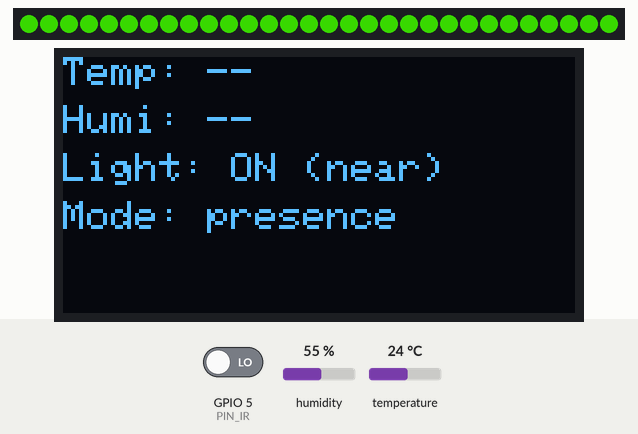
Simulated run of this sketch. Board: ESP32. Parts: 30 RGB LEDs in strip order, left to right, 128×64 one-colour display. The inputs (shaded band) are chosen by the test bench; at power-on: GPIO 5 (PIN_IR) LOW, temperature 24 °C, humidity 55 %. Dim RGB values are drawn brighter than linear; what the sketch prints to the serial monitor is not drawn.

Above: at 2.0 s.
2.1 s: GPIO 5 (PIN_IR) driven HIGH
At 3.6 s:
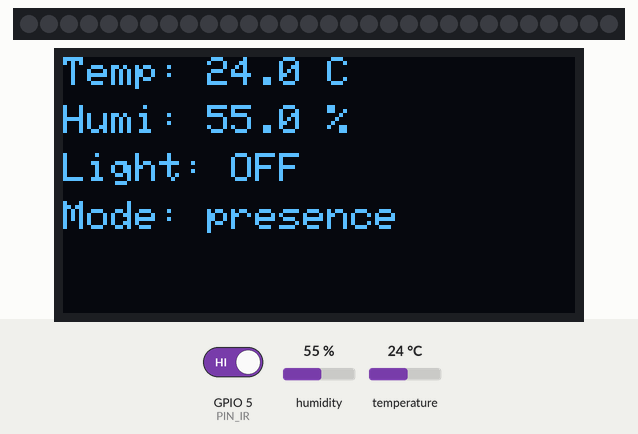
4.5 s: GPIO 5 (PIN_IR) driven LOW
At 6.3 s:
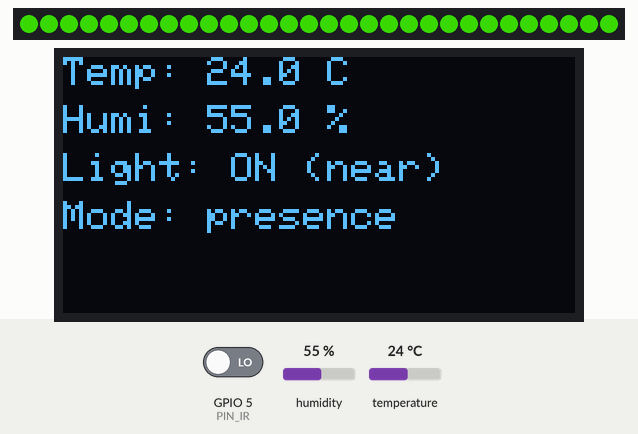
6.6 s: temperature set to 12 °C
At 8.5 s:
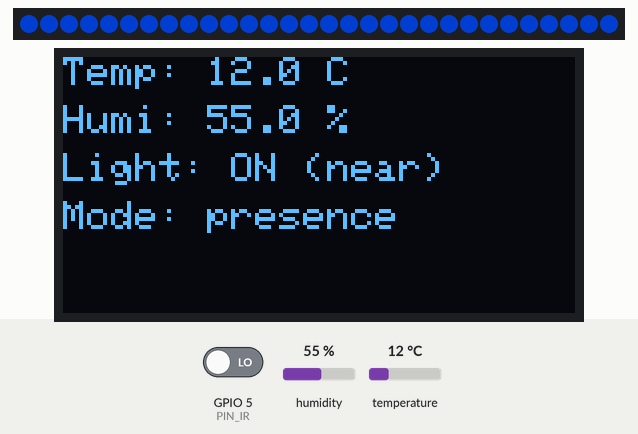
9.6 s: temperature set to 28 °C
At 11.0 s:
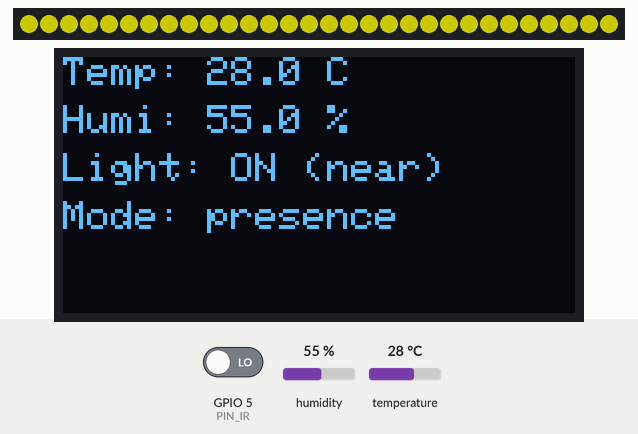
11.6 s: temperature set to 33 °C
At 13.3 s:
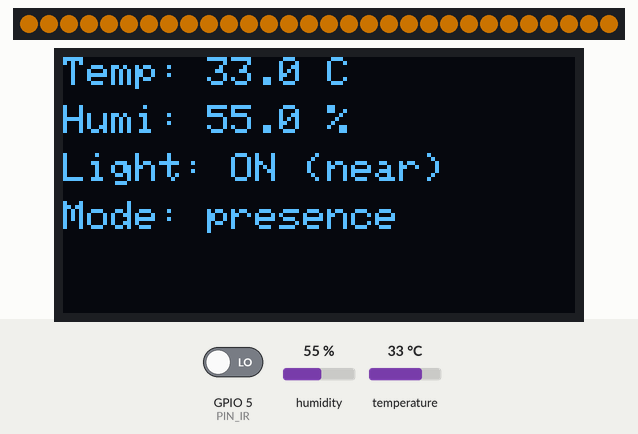
13.6 s: temperature set to 41 °C
At 14.7 s:
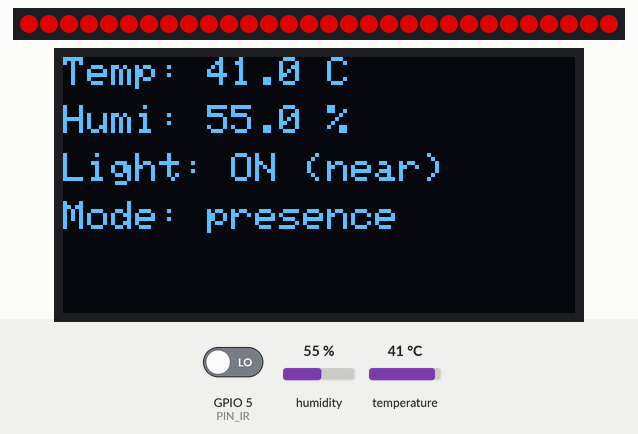
Timing chart, 0 to 16.6 s (numbered marks = the images above; inputs shaded):
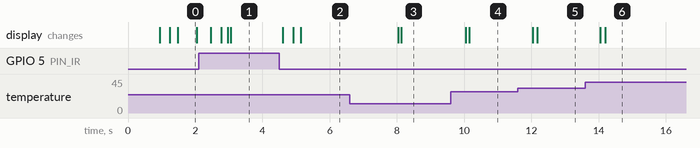

The sketch:

AmbientFrame.ino
```cpp
/*
 * Ambient Frame —— 手势交互氛围画框
 * 主控: ESP32-WROOM-32
 * 光源: WS2812B RGB 灯带
 * 传感器: DHT11 (温度/湿度), 红外避障模块 (靠近检测)
 * 显示: 0.96" SPI SSD1306 OLED (128x64)
 *
 * 库依赖(全部为本地已安装库):
 *   FastLED / Adafruit_SSD1306(+GFX+BusIO) / DHT sensor library for ESPx (DHTesp)
 *
 * 功能:
 *   1. 红外避障模块控制开关灯 —— 靠近开 / 离开关 (默认), 也可切换为每次靠近翻转
 *   2. DHT11 温度实时映射为灯光颜色 —— 冷(蓝) -> 暖(红)
 *   3. OLED 显示温湿度与灯光状态
 */

#include <Arduino.h>
#include <FastLED.h>
#include <DHTesp.h>
#include <Adafruit_SSD1306.h>

// ===================== 引脚定义 =====================
#define PIN_LED   12    // WS2812B 数据线 DIN
#define PIN_DHT   27    // DHT11 数据线 DATA (S)
#define PIN_IR    5     // 红外避障模块 OUT (数字输出)

#define OLED_SCK  18    // SSD1306 SCK/CLK (DO)
#define OLED_MOSI 14    // SSD1306 MOSI/DATA (D1)
#define OLED_CS   26    // SSD1306 CS
#define OLED_DC   17    // SSD1306 DC (数据/命令切换)
#define OLED_RES  16    // SSD1306 RES/RST

// ===================== 灯带参数 =====================
#define NUM_LEDS        30    // 灯珠数量, 按实际修改
#define LED_BRIGHTNESS  200   // 最大亮度 (0-255)

// ===================== 交互模式 =====================
#define MODE_PRESENCE   0     // 靠近亮, 离开灭
#define MODE_TOGGLE     1     // 每次靠近翻转一次开关
#define INTERACT_MODE   MODE_PRESENCE

// 大多数红外避障模块输出"低电平"表示检测到障碍; 如果你的模块相反, 改成 HIGH
#define IR_ACTIVE_LEVEL LOW

#define DEBOUNCE_MS     80     // 红外信号去抖时间
#define OFF_DELAY_MS    1500   // 离开后延迟熄灭(Presence 模式), 防手在边界来回抖动
#define FADE_STEP       8      // 亮度渐变步进(数值越大越干脆, 越小越柔和)

// ===================== 温度 -> 颜色映射 =====================
#define TEMP_MIN  10.0f       // 低于此温度 => 纯冷色(蓝)
#define TEMP_MAX  40.0f       // 高于此温度 => 纯暖色(红)
#define HUE_COLD  160         // 蓝
#define HUE_HOT   0           // 红 (HUE 从 160 降到 0, 经过青->绿->黄->红)

CRGB  leds[NUM_LEDS];
DHTesp dht;
Adafruit_SSD1306 display(128, 64, OLED_MOSI, OLED_SCK, OLED_DC, OLED_RES, OLED_CS);

// ===================== 运行状态 =====================
bool        nearState      = false;   // 红外: 是否靠近(已去抖)
bool        rawNear        = false;   // 红外: 原始读数
unsigned long lastNearChange = 0;
unsigned long lastNearMs     = 0;     // 最后一次靠近的时刻
bool        lightOn        = false;   // 灯光目标状态
uint8_t     currentBright  = 0;       // 当前实际亮度

float       lastTemp = NAN, lastHumi = NAN;
unsigned long lastDhtRead   = 0;
unsigned long lastOledUpdate = 0;

void readIR();
void readDHT();
void updateLight();
void updateOled();

void setup() {
  Serial.begin(115200);
  Serial.println("Ambient Frame boot");

  FastLED.addLeds<WS2812B, PIN_LED, GRB>(leds, NUM_LEDS);
  fill_solid(leds, NUM_LEDS, CRGB::Black);
  FastLED.show();

  dht.setup(PIN_DHT, DHTesp::DHT11);
  pinMode(PIN_IR, INPUT);

  display.begin(SSD1306_SWITCHCAPVCC);
  display.clearDisplay();
  display.setTextSize(1);
  display.setTextColor(SSD1306_WHITE);
  display.setCursor(0, 16);
  display.println("Ambient Frame");
  display.setCursor(0, 32);
  display.println("starting...");
  display.display();
  delay(800);
}

void loop() {
  readIR();
  readDHT();
  updateLight();
  updateOled();
  FastLED.show();
  delay(20);
}

// 读取红外避障模块, 带去抖, 触发开关逻辑
void readIR() {
  bool raw = (digitalRead(PIN_IR) == IR_ACTIVE_LEVEL);

  if (raw != rawNear) {           // 记录电平变化的时刻, 用于去抖
    rawNear = raw;
    lastNearChange = millis();
  }

  if (millis() - lastNearChange >= DEBOUNCE_MS) {
    if (raw && !nearState) {      // 靠近(上升沿)
      nearState  = true;
      lastNearMs = millis();
#if INTERACT_MODE == MODE_TOGGLE
      lightOn = !lightOn;
#else
      lightOn = true;
#endif
      Serial.println("Near detected");
    } else if (!raw && nearState) {
      nearState = false;
      Serial.println("Away");
    }
  }
}

// 每 2 秒读取一次 DHT11(该传感器读取间隔不能小于 1~2s)
void readDHT() {
  if (millis() - lastDhtRead < 2000) return;
  lastDhtRead = millis();

  TempAndHumidity th = dht.getTempAndHumidity();
  if (dht.getStatus() == DHTesp::ERROR_NONE) {
    lastTemp = th.temperature;
    lastHumi = th.humidity;
  }
}

// 根据温度计算颜色, 根据灯光状态做亮度渐变, 填充灯带
void updateLight() {
  float t    = isnan(lastTemp) ? 24.0f : lastTemp;   // 没读到温度前默认 24 度
  float tc   = constrain(t, TEMP_MIN, TEMP_MAX);
  float ratio = (tc - TEMP_MIN) / (TEMP_MAX - TEMP_MIN);
  uint8_t hue = (uint8_t)(HUE_COLD + ratio * (HUE_HOT - HUE_COLD));

#if INTERACT_MODE == MODE_PRESENCE
  if (!nearState && (millis() - lastNearMs) > OFF_DELAY_MS) {
    lightOn = false;
  }
#endif

  uint8_t target = lightOn ? LED_BRIGHTNESS : 0;
  if (currentBright < target) {
    currentBright += FADE_STEP;
    if (currentBright > target) currentBright = target;
  } else if (currentBright > target) {
    currentBright = (currentBright > FADE_STEP) ? (currentBright - FADE_STEP) : 0;
  }

  fill_solid(leds, NUM_LEDS, CHSV(hue, 255, currentBright));
}

// 每秒刷新一次 OLED
void updateOled() {
  if (millis() - lastOledUpdate < 1000) return;
  lastOledUpdate = millis();

  display.clearDisplay();

  display.setCursor(0, 0);
  display.print("Temp: ");
  if (!isnan(lastTemp)) {
    display.print(lastTemp, 1);
    display.print(" C");
  } else {
    display.print("--");
  }

  display.setCursor(0, 12);
  display.print("Humi: ");
  if (!isnan(lastHumi)) {
    display.print(lastHumi, 1);
    display.print(" %");
  } else {
    display.print("--");
  }

  display.setCursor(0, 24);
  display.print("Light: ");
  display.print(lightOn ? "ON " : "OFF");
  if (nearState) display.print("(near)");

  display.setCursor(0, 36);
  display.print("Mode: ");
#if INTERACT_MODE == MODE_TOGGLE
  display.print("toggle");
#else
  display.print("presence");
#endif

  display.display();
}
```

Measured:
- what the display in image 0 shows lasts 0.5 s, from 1.5 s to 2.0 s
